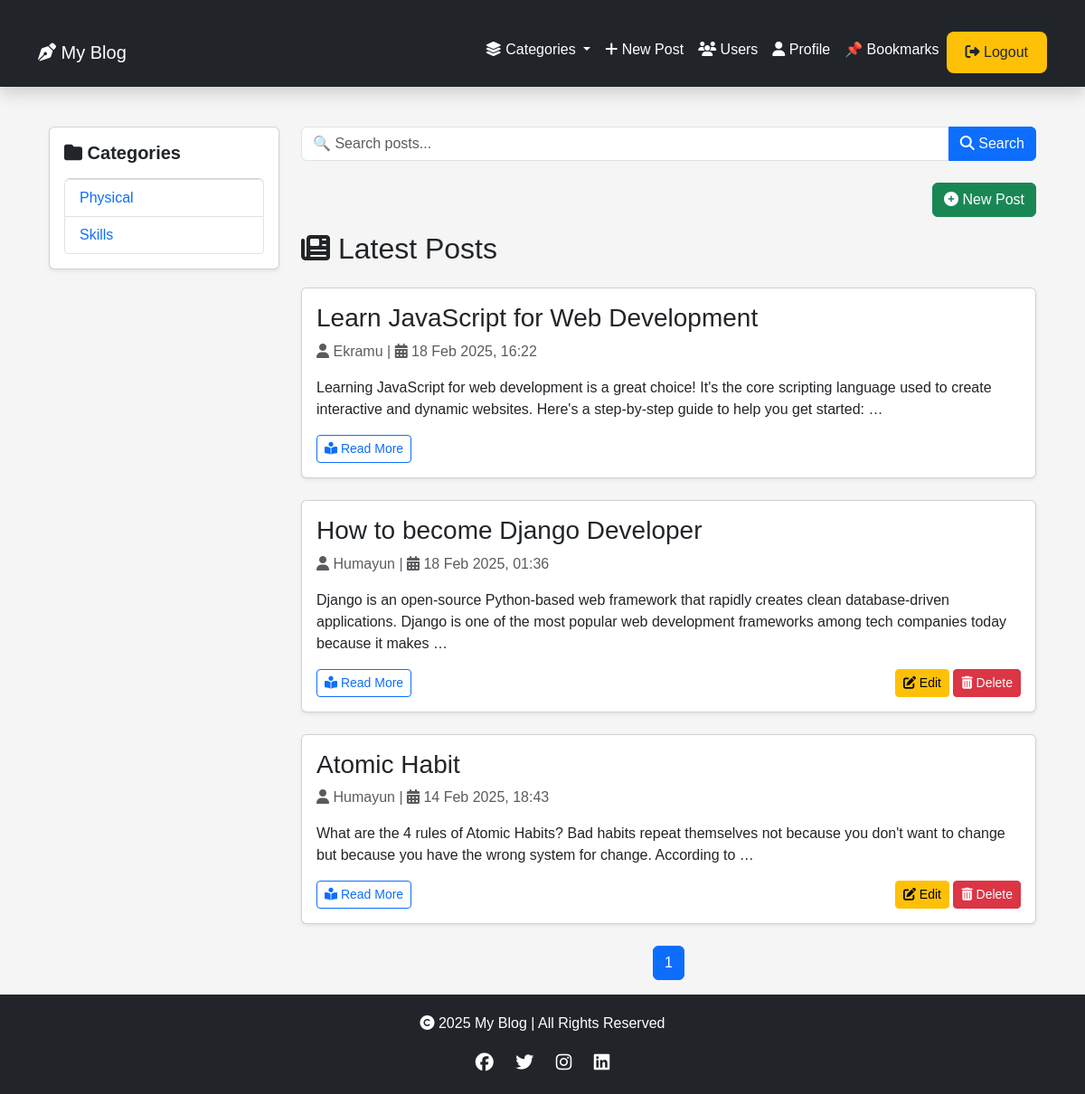
The app's page / (signed in) with its own data.
### blog/models.py (models this page shows, shortened)
class Category(models.Model):
    name = models.CharField(max_length=100, unique=True)

class Post(models.Model):
    title = models.CharField(max_length=200)
    slug = models.SlugField(unique=True, blank=True)
    content = models.TextField()
    image = models.ImageField(upload_to='post_images/', null=True, blank=True)
    user = models.ForeignKey(User, on_delete=models.CASCADE, related_name='posts')
    category = models.ForeignKey(Category, on_delete=models.SET_NULL, null=True, blank=True)
    created_at = models.DateTimeField(auto_now_add=True)
    updated_at = models.DateTimeField(auto_now=True)
    class Meta:
        ordering = ['-created_at']  # Newest posts first

### blog/views.py (the view)
# urls.py: path('', views.post_list, name='post_list'),
def post_list(request):
    query = request.GET.get('q', '')
    posts = Post.objects.all().order_by('-created_at')
    if query:
        posts = posts.filter(title__icontains=query)  # 🔍 Search by title
    paginator = Paginator(posts, 5)
    page_number = request.GET.get('page')
    page_obj = paginator.get_page(page_number)
    return render(request, 'blog/post_list.html', {'page_obj': page_obj, 'query': query})

### blog/context_processors.py (called while the page is built)
def categories_processor(request):
    return {'categories': Category.objects.all()}

### blog/templates/blog/post_list.html (shortened to what this page needs)
{% extends 'base.html' %}
{% block content %}
<div class="container mt-4">
    <div class="row">
        <aside class="col-lg-3">
            <div class="card shadow-sm p-3">
                <h5 class="fw-bold mb-3"><i class="fas fa-folder"></i> Categories</h5>
                <ul class="list-group">
                    {% for category in categories %}
                    <li class="list-group-item">
                        <a href="{% url 'category_posts' category.id %}" class="text-decoration-none">{{ category.name }}</a>
                    </li>
                    {% empty %}
                    <li class="list-group-item text-muted">No categories available.</li>
                    {% endfor %}
                </ul>
            </div>
        </aside>
        <section class="col-lg-9">
            <form method="get" class="mb-4">
                <div class="input-group">
                    <input type="text" name="q" value="{{ query }}" class="form-control" placeholder="🔍 Search posts...">
                    <button type="submit" class="btn btn-primary"><i class="fas fa-search"></i> Search</button>
                </div>
            </form>
            {% if user.is_authenticated %}
            <div class="text-end mb-3">
                <a href="{% url 'add_post' %}" class="btn btn-success"><i class="fas fa-plus-circle"></i> New Post</a>
            </div>
            {% endif %}
            <h2 class="mb-4"><i class="fas fa-newspaper"></i> Latest Posts</h2>
            {% for post in page_obj %}
            <div class="card mb-4 shadow-sm">
                <div class="card-body">
                    <h3 class="card-title">
                        <a href="{% url 'post_detail' post.slug %}" class="text-decoration-none text-dark">
                            {{ post.title }}
                        </a>
                    </h3>
                    <p class="text-muted">
                        <i class="fas fa-user"></i> {{ post.user.username }} |
                        <i class="fas fa-calendar-alt"></i> {{ post.created_at|date:"d M Y, H:i" }}
                    </p>
                    <p>{{ post.content|truncatewords:30 }}</p>
                    <div class="d-flex justify-content-between">
                        <a href="{% url 'post_detail' post.slug %}" class="btn btn-outline-primary btn-sm">
                            <i class="fas fa-book-reader"></i> Read More
                        </a>
                        {% if post.user == request.user %}
                        <div>
                            <a href="{% url 'edit_post' post.slug %}" class="btn btn-warning btn-sm">
                                <i class="fas fa-edit"></i> Edit
                            </a>
                            <a href="{% url 'delete_post' post.slug %}" class="btn btn-danger btn-sm">
                                <i class="fas fa-trash-alt"></i> Delete
                            </a>
                        </div>
                        {% endif %}
                    </div>
                </div>
            </div>
            {% empty %}
            <p class="alert alert-info">No posts found.</p>
            {% endfor %}
            <nav aria-label="Page navigation">
                <ul class="pagination justify-content-center">
                    {% for num in page_obj.paginator.page_range %}
                    <li class="page-item {% if page_obj.number == num %}active{% endif %}">
                        <a class="page-link" href="?page={{ num }}{% if query %}&q={{ query }}{% endif %}">
                            {{ num }}
                        </a>
                    </li>
                    {% endfor %}
                </ul>
            </nav>
        </section>
    </div>
</div>
{% endblock %}

### blog/templates/base.html (style rules this page uses)
body { display: flex; flex-direction: column; min-height: 100vh; background-color: #f5f5f5; font-family: 'Poppins', sans-serif; }
.container { flex: 1; margin-top: 20px; }

### records on screen
Category: name "Physical"
Category: name "Skills"
Post: title "Learn JavaScript for Web Development", user.username "Ekramu", created_at "18 Feb 2025, 16:22", content "Learning JavaScript for web development is a great choice! It's the core scripting language used to create interactive and dynamic websites. Here's a step-by-step guide to help you get started: …"
Post: title "How to become Django Developer", user.username "Humayun", created_at "18 Feb 2025, 01:36", content "Django is an open-source Python-based web framework that rapidly creates clean database-driven applications. Django is one of the most popular web development frameworks among tech companies today because it makes …", shows "Edit"
Post: title "Atomic Habit", user.username "Humayun", created_at "14 Feb 2025, 18:43", content "What are the 4 rules of Atomic Habits? Bad habits repeat themselves not because you don't want to change but because you have the wrong system for change. According to …", shows "Edit"

### other values on screen
{{ num }} "1"
